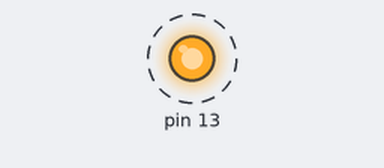
The sketch below on a simulated Arduino Uno, built with avr-gcc and run on an emulated ATmega328P. Shown: output pins drawn as LEDs (lit = HIGH). Dashed ring = blinking.

Above: at 0.2 s.
Timing chart, 0 to 3.0 s (numbered marks = the images above):
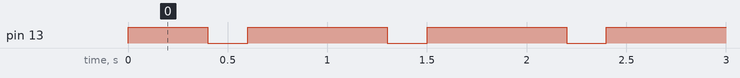

The sketch:

4.4.ino
```cpp
void setup(){
    pinMode(13, OUTPUT);
    digitalWrite(13, HIGH);
}

void loop(){
    delay(400);
    digitalWrite(13, LOW);
    delay(200);
    digitalWrite(13, HIGH);
    delay(300);
}
```

Measured:
- by itself, pin 13: alternates HIGH for 0.70 s and LOW for 0.20 s
